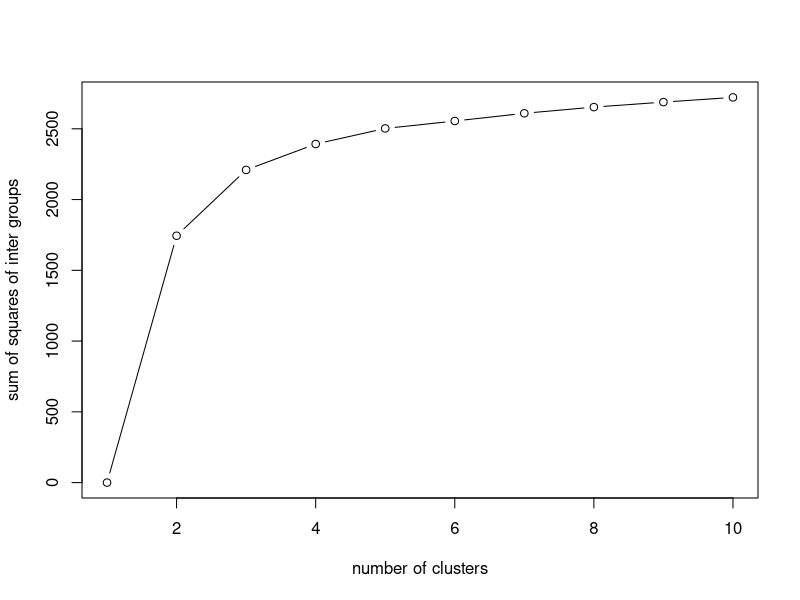
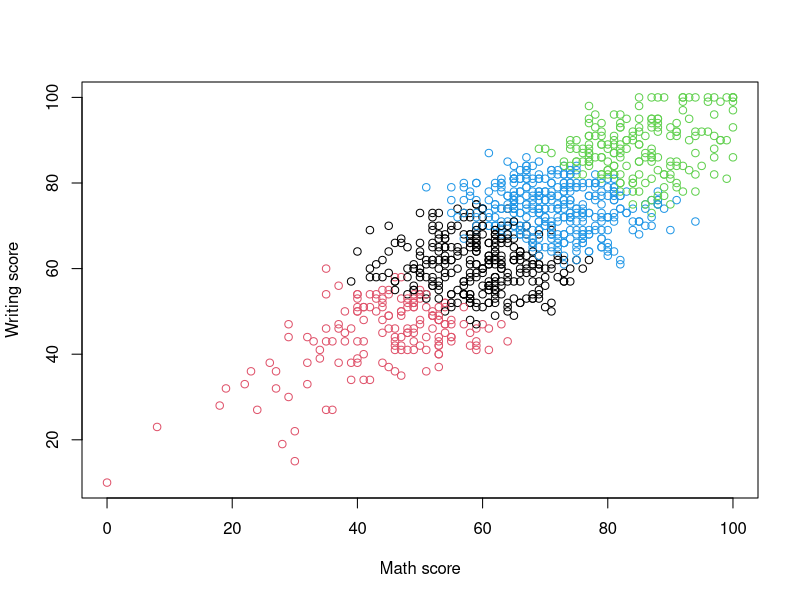
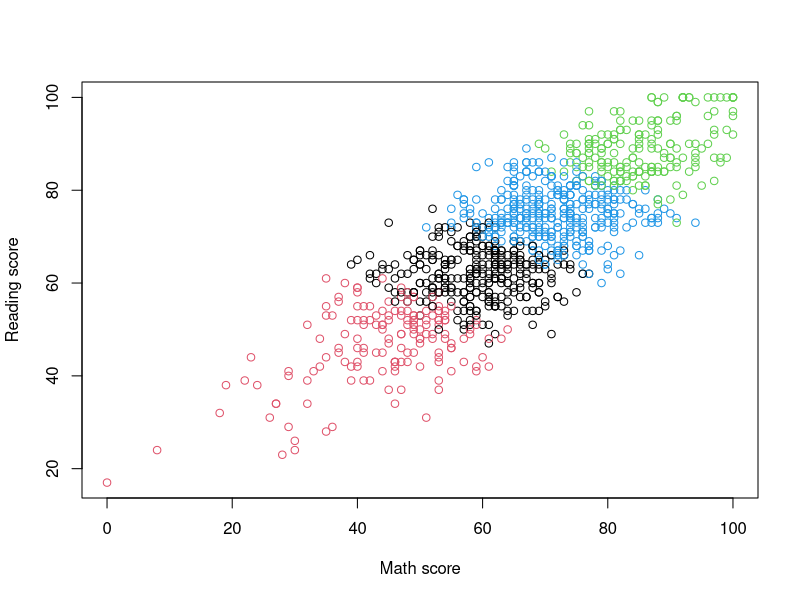

Recreate these plots in R, in order.
## ---- chunk 1
datasetAlumn<-read.csv("StudentsPerformanceRegression.csv" , head = TRUE, sep=",")
datasetAlumn
## ---- chunk 2
alumn.scale <- as.data.frame(scale(datasetAlumn[1:3]))
## ---- chunk 3
set.seed(80)

datasetAlumn.km <- kmeans(alumn.scale, centers = 4)
names(datasetAlumn.km)

datasetAlumn.km$cluster
datasetAlumn.km$totss
datasetAlumn.km$betweenss
datasetAlumn.km$withinss
datasetAlumn.km$tot.withinss
## ---- chunk 4
submt <- kmeans(alumn.scale, centers = 1)$betweenss

for(i in 2:10) submt[i] <- kmeans(alumn.scale, centers = i)$betweenss

plot(1:10, submt, type="b", xlab = "number of clusters", ylab="sum of squares of inter groups")
## ---- chunk 5
plot(datasetAlumn$math.score, datasetAlumn$writing.score, col=datasetAlumn.km$cluster, xlab="Math score", ylab="Writing score")

plot(datasetAlumn$math.score, datasetAlumn$reading.score, col=datasetAlumn.km$cluster, xlab="Math score", ylab="Reading score")

aggregate(datasetAlumn, by=list(datasetAlumn.km$cluster), mean)
